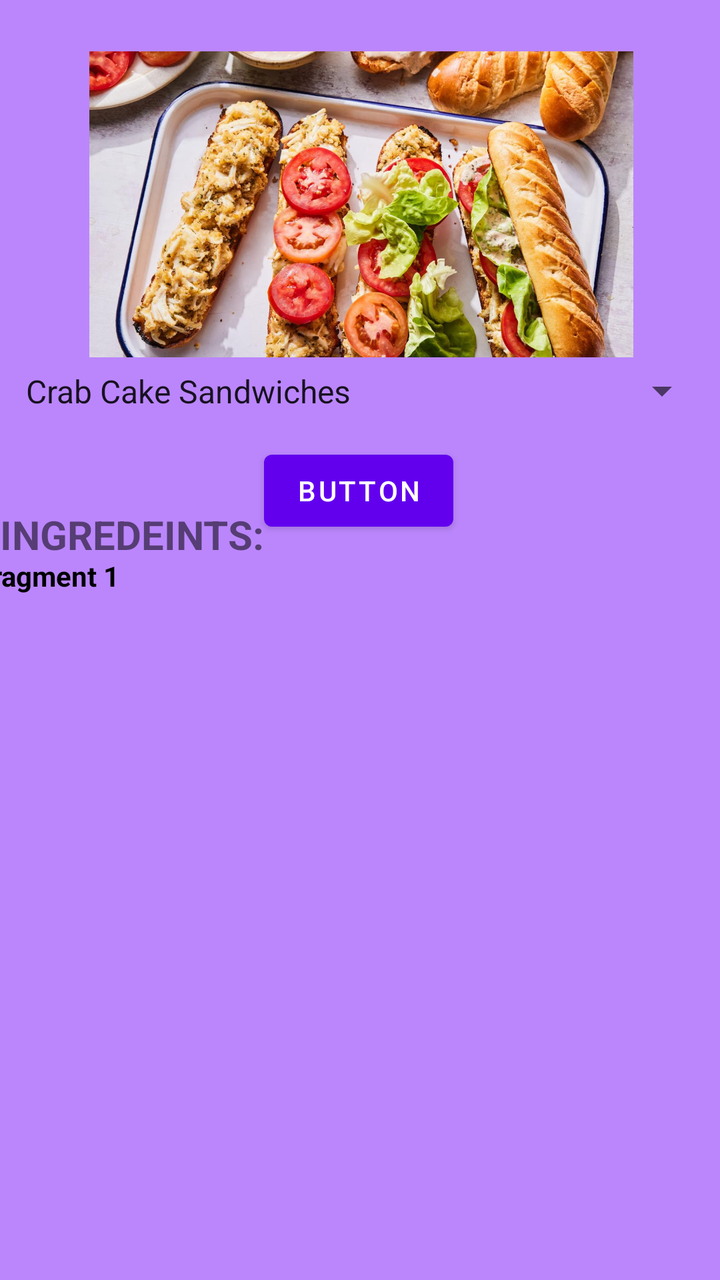
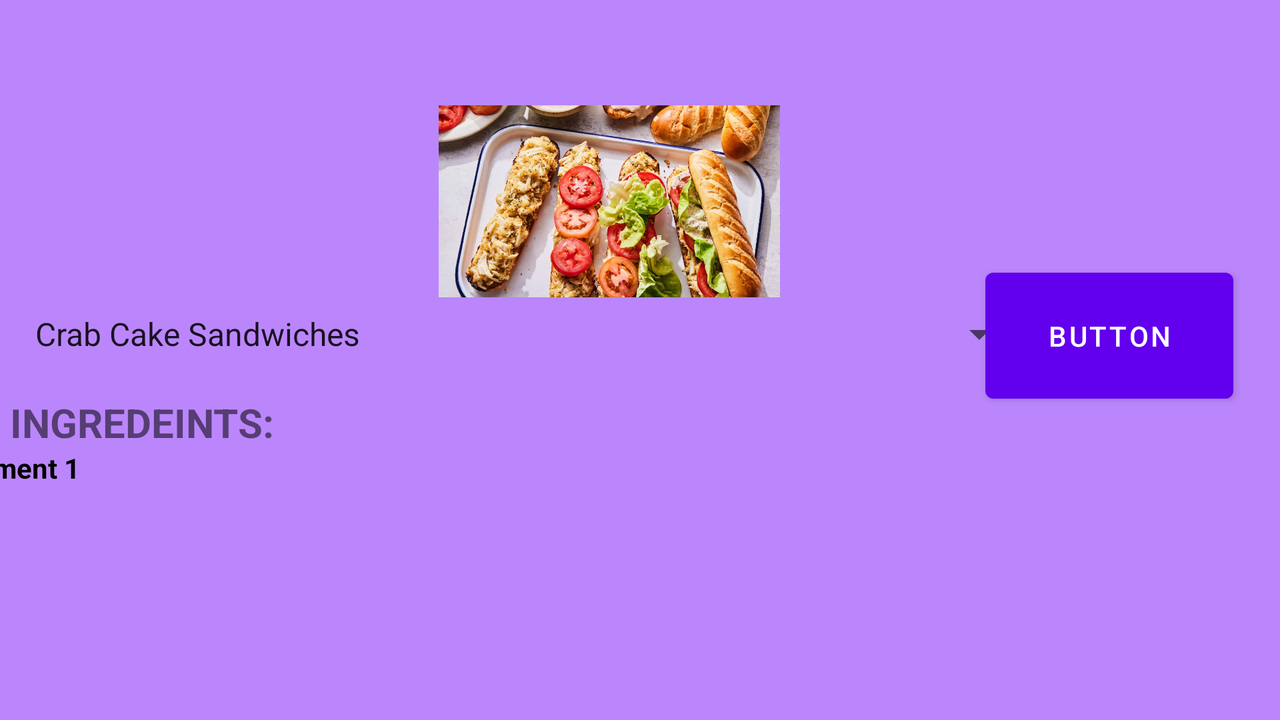

One screen, two layout resources from the same app: the default and the repository's alternative for another configuration. Each is rendered where Android would select it; the XML of both is given below.
<!-- AndroidManifest.xml: application theme Theme.RecipeApp -->
<!-- res/layout/fragment_home.xml -->
<?xml version="1.0" encoding="utf-8"?>
<androidx.constraintlayout.widget.ConstraintLayout xmlns:android="http://schemas.android.com/apk/res/android"
    xmlns:app="http://schemas.android.com/apk/res-auto"
    xmlns:tools="http://schemas.android.com/tools"
    android:id="@+id/frameLayoutLand"
    android:layout_width="match_parent"
    android:layout_height="match_parent"
    android:background="@color/purple_200"
    tools:context=".HomeFragment">

    <TextView
        android:id="@+id/textView"
        android:layout_width="379dp"
        android:layout_height="352dp"
        android:text="@string/frag1"
        android:textColor="@color/black"
        android:textStyle="bold"
        app:layout_constraintBottom_toBottomOf="parent"
        app:layout_constraintEnd_toEndOf="parent"
        app:layout_constraintHorizontal_bias="0.493"
        app:layout_constraintStart_toStartOf="parent"
        app:layout_constraintTop_toTopOf="parent"
        app:layout_constraintVertical_bias="0.966" />

    <Spinner
        android:id="@+id/spinner3"
        android:layout_width="350dp"
        android:layout_height="41dp"
        android:entries="@array/Foods"
        android:spinnerMode="dropdown"
        app:layout_constraintBottom_toBottomOf="parent"
        app:layout_constraintEnd_toEndOf="parent"
        app:layout_constraintHorizontal_bias="0.491"
        app:layout_constraintStart_toStartOf="parent"
        app:layout_constraintTop_toTopOf="parent"
        app:layout_constraintVertical_bias="0.292" />

    <Button
        android:id="@+id/button"
        android:layout_width="wrap_content"
        android:layout_height="wrap_content"
        android:text="Button"
        app:layout_constraintBottom_toBottomOf="parent"
        app:layout_constraintEnd_toEndOf="parent"
        app:layout_constraintHorizontal_bias="0.498"
        app:layout_constraintStart_toStartOf="parent"
        app:layout_constraintTop_toTopOf="parent"
        app:layout_constraintVertical_bias="0.374" />

    <ImageView
        android:id="@+id/imageView"
        android:layout_width="375dp"
        android:layout_height="153dp"
        app:layout_constraintBottom_toBottomOf="parent"
        app:layout_constraintEnd_toEndOf="parent"
        app:layout_constraintStart_toStartOf="parent"
        app:layout_constraintTop_toTopOf="parent"
        app:layout_constraintVertical_bias="0.053"
        app:srcCompat="@drawable/sandwinch"
        tools:src="@tools:sample/avatars" />

    <TextView
        android:id="@+id/textView4"
        android:layout_width="162dp"
        android:layout_height="36dp"
        android:text="INGREDEINTS:"
        android:textSize="20sp"
        android:textStyle="bold"
        app:layout_constraintBottom_toBottomOf="parent"
        app:layout_constraintEnd_toEndOf="parent"
        app:layout_constraintHorizontal_bias="0.0"
        app:layout_constraintStart_toStartOf="parent"
        app:layout_constraintTop_toTopOf="parent"
        app:layout_constraintVertical_bias="0.42" />

</androidx.constraintlayout.widget.ConstraintLayout>
<!-- resources referenced by this layout -->
<resources>
  <string-array name="Foods">
          <item>
  Crab Cake Sandwiches
  </item>
          <item>
  Chewy Chocolate Chip Cookies
  </item>
          <item>
  Tater Tot Chips w/ Loaded Green Onion Dip
  </item>
      </string-array>
  <!-- drawable sandwinch: jpeg bitmap (drawable, 176753 bytes) -->
  <string name="frag1">fragment 1</string>
  <style name="Theme.RecipeApp" parent="Theme.MaterialComponents.DayNight.DarkActionBar">
          
          <item name="colorPrimary">@color/purple_500</item>
          <item name="colorPrimaryVariant">@color/purple_700</item>
          <item name="colorOnPrimary">@color/white</item>
          
          <item name="colorSecondary">@color/teal_200</item>
          <item name="colorSecondaryVariant">@color/teal_700</item>
          <item name="colorOnSecondary">@color/black</item>
          
          <item name="android:statusBarColor">?attr/colorPrimaryVariant</item>
          
      </style>
</resources>
<!-- res/layout-land/fragment_home.xml (the repository's variant of the layout above) -->
<!-- drawn on the phone turned sideways -->
<?xml version="1.0" encoding="utf-8"?>

<androidx.constraintlayout.widget.ConstraintLayout xmlns:android="http://schemas.android.com/apk/res/android"
    xmlns:app="http://schemas.android.com/apk/res-auto"
    xmlns:tools="http://schemas.android.com/tools"
    android:id="@+id/frameLayoutLand"
    android:layout_width="match_parent"
    android:layout_height="match_parent"
    android:background="@color/purple_200">

    <TextView
        android:id="@+id/textView"
        android:layout_width="716dp"
        android:layout_height="129dp"
        android:layout_marginTop="9dp"
        android:text="@string/frag1"
        android:textColor="@color/black"
        android:textStyle="bold"
        app:layout_constraintBottom_toBottomOf="parent"
        app:layout_constraintEnd_toEndOf="parent"
        app:layout_constraintHorizontal_bias="0.385"
        app:layout_constraintStart_toStartOf="parent"
        app:layout_constraintTop_toBottomOf="@+id/textView4"
        app:layout_constraintTop_toTopOf="parent"
        app:layout_constraintVertical_bias="0.97" />

    <Spinner
        android:id="@+id/spinner3"
        android:layout_width="504dp"
        android:layout_height="60dp"
        android:entries="@array/Foods"
        android:spinnerMode="dropdown"
        app:layout_constraintBottom_toBottomOf="parent"
        app:layout_constraintEnd_toEndOf="parent"
        app:layout_constraintHorizontal_bias="0.07"
        app:layout_constraintStart_toStartOf="parent"
        app:layout_constraintTop_toTopOf="parent"
        app:layout_constraintVertical_bias="0.457" />

    <Button
        android:id="@+id/button"
        android:layout_width="124dp"
        android:layout_height="75dp"
        android:text="Button"
        app:layout_constraintBottom_toBottomOf="parent"
        app:layout_constraintEnd_toEndOf="parent"
        app:layout_constraintHorizontal_bias="0.955"
        app:layout_constraintStart_toStartOf="parent"
        app:layout_constraintTop_toTopOf="parent"
        app:layout_constraintVertical_bias="0.457" />

    <ImageView
        android:id="@+id/imageView"
        android:layout_width="249dp"
        android:layout_height="96dp"
        app:layout_constraintBottom_toBottomOf="parent"
        app:layout_constraintEnd_toEndOf="parent"
        app:layout_constraintHorizontal_bias="0.46"
        app:layout_constraintStart_toStartOf="parent"
        app:layout_constraintTop_toTopOf="parent"
        app:layout_constraintVertical_bias="0.2"
        app:srcCompat="@drawable/sandwinch"
        tools:src="@tools:sample/avatars" />

    <TextView
        android:id="@+id/textView4"
        android:layout_width="142dp"
        android:layout_height="36dp"
        android:text="INGREDEINTS:"
        android:textSize="20sp"
        android:textStyle="bold"
        app:layout_constraintBottom_toBottomOf="parent"
        app:layout_constraintEnd_toEndOf="parent"
        app:layout_constraintHorizontal_bias="0.01"
        app:layout_constraintStart_toStartOf="parent"
        app:layout_constraintTop_toTopOf="parent"
        app:layout_constraintVertical_bias="0.61" />
</androidx.constraintlayout.widget.ConstraintLayout>
